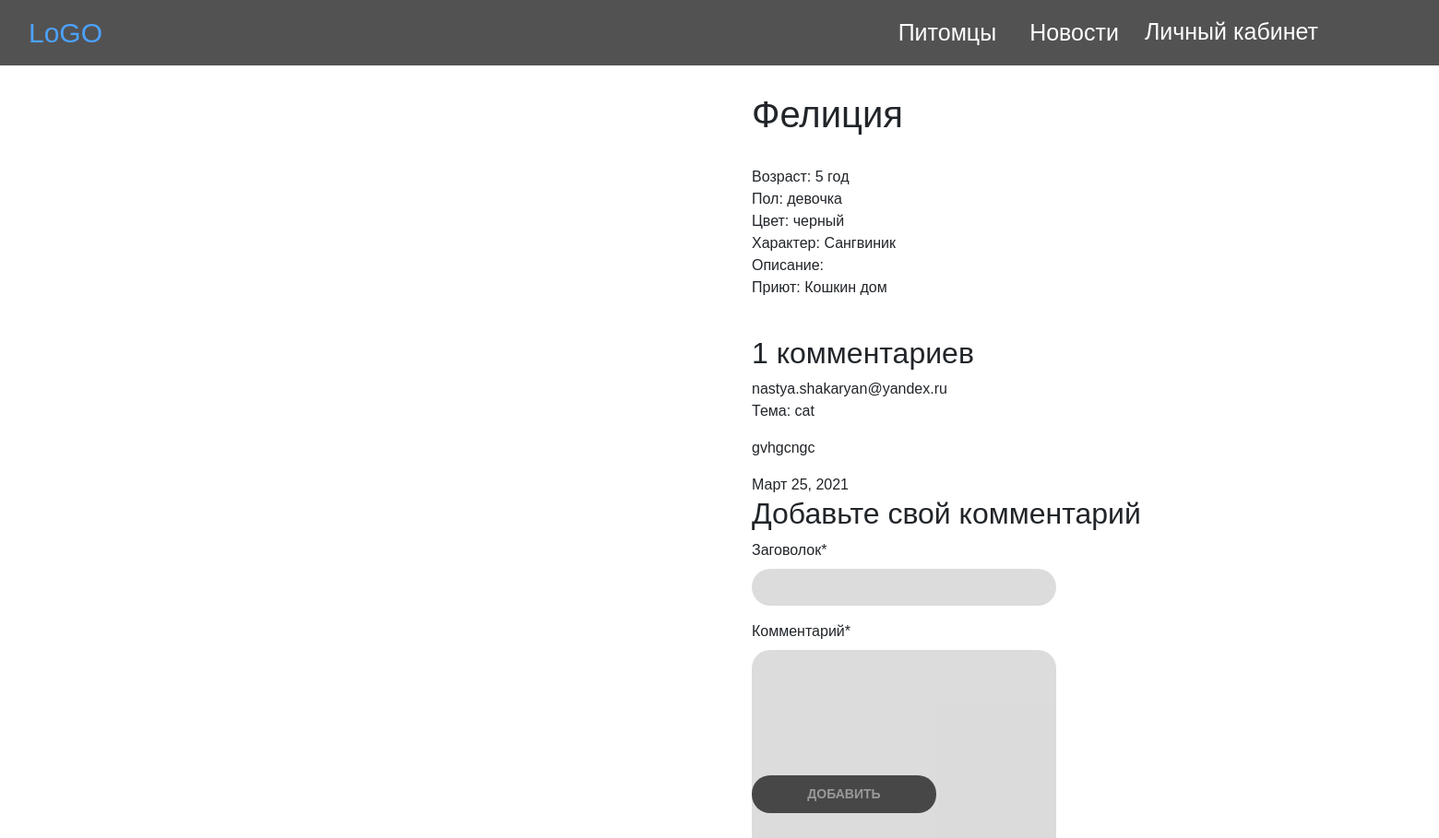
Screenshot of /3/ (signed in) with the database file from the repository.
### Shelter/models.py (models this page shows, shortened)
class Pet(models.Model):
    name = models.CharField(verbose_name="Имя", max_length=200)
    age = models.IntegerField(verbose_name="Возраст")
    SEX_CHOICES = (
        ('male', "мальчик"),
        ('female', "девочка"),
    )
    sex = models.CharField(max_length=10, verbose_name="Пол", choices=SEX_CHOICES)
    TYPE_CHOICES = (
        ('cat', "кошка"),
        ('dog', "собака"),
    )
    type = models.CharField(max_length=10, verbose_name="Тип", choices=TYPE_CHOICES)
    COLOR_CHOICES = (
        ('black', "черный"),
        ('red', "рыжий"),
        ('white', "белый"),
        ('grey', "серый"),
        ('brown', "коричневый"),
        ('striped', "полосатый"),
        ('turtle', "черепаший"),
    )
    color = models.CharField(max_length=11, verbose_name="Цвет", choices=COLOR_CHOICES)
    WOOL_CHOICES = (
        ('bald', "лысый"),
        ('longhaired', "длинношерстный"),
        ('shorthaired', "короткошерстный"),
    )
    wool = models.CharField(max_length=15, verbose_name="Шерсть", choices=WOOL_CHOICES)
    CHARACTER_CHOICES = (
        ('Sanguine', "Сангвиник"),
        ('Melancholic', "Меланхолик"),
        ('Choleric', "Холерик"),
        ('Phlegmatic', "Флегматик"),
    )
    character = models.CharField(max_length=11, verbose_name="Характер", choices=CHARACTER_CHOICES)
    objects = models.Manager()
    description = models.TextField(default='', verbose_name="Описание", blank=True)
    shelter = models.ForeignKey(Shelter, verbose_name="Приют", on_delete=models.CASCADE)
    owner = models.ForeignKey(Profile, on_delete=models.CASCADE, verbose_name="Владелец", blank=True, null=True)

class Shelter(models.Model):
    title = models.CharField(max_length=50)
    address = models.CharField(max_length=200)
    description = models.TextField(default='', blank=True)
    user = models.ForeignKey(Profile, on_delete=models.CASCADE)
    def __str__(self):
        return " ".join([self.title])

class Comment(models.Model):
    title = models.CharField(max_length=200, verbose_name="Заговолок")
    body = models.TextField(verbose_name="Комментарий")
    dateCreate = models.DateField(auto_now_add=True, verbose_name="Дата добавления")
    user = models.ForeignKey(Profile, on_delete=models.CASCADE, verbose_name="Пользователь")
    pet = models.ForeignKey(Pet, on_delete=models.CASCADE, verbose_name="Питомец", related_name='comments')

class Profile(models.Model):
    user = models.OneToOneField(User, on_delete=models.CASCADE)
    first_name = models.CharField(max_length=100, blank=True)
    last_name = models.CharField(max_length=100, blank=True)
    phone_regex = RegexValidator(regex=r'^\+?1?\d{9,15}$',
                                 message="Phone number must be entered in the format: '+999999999'. Up to 15 digits allowed.")
    phoneNum = models.CharField(validators=[phone_regex], max_length=12, blank=True)
    class Type(models.TextChoices):
        MODERATOR = 'Moderator'
        CLIENT = 'Client'
        OWNER = 'Owner'
    type = models.CharField(
        max_length=9,
        choices=Type.choices,
        default='Client'
    )
    SEX_CHOICES = (
        ('male', "мужской"),
        ('female', "женский"),
    )
    sex = models.CharField(max_length=10, verbose_name="пол", choices=SEX_CHOICES,  default='женский')
    def __str__(self):
        return self.user.username

### Shelter/pet_view.py (the view)
# urls.py: path('<int:id>/',pet_view.post_detail, name='post_detail'),
def post_detail(request, id):
    post = Pet.objects.get(id=id)
    comments = post.comments.filter()
    new_comment = None
    if request.method == 'POST':
        comment_form = CommentForm(data=request.POST)
        if request.user.is_authenticated:
            if comment_form.is_valid():
                new_comment = comment_form.save(commit=False)
                new_comment.user = Profile.objects.get(user=request.user)
                new_comment.pet = post
                new_comment.save()
                return JsonResponse({'id': id})
        else:
            return JsonResponse({})
    else:
        comment_form = CommentForm()
        return render(request,
                      'pet_detail_view.html',
                      {'post': post,
                       'comments': comments,
                       'new_comment': new_comment,
                       'comment_form': comment_form})

### Shelter/forms.py
class CommentForm(ModelForm):
    class Meta:
        model = Comment
        fields = ['title', 'body']
        widgets = {
            'body': forms.Textarea(attrs={'class': 'form-comment' }),
        }

### templates/pet_detail_view.html (shortened to what this page needs)
{% extends 'base.html' %}
{% load crispy_forms_filters %}
{% block content %}
    {% include "includes/navbar.html" %}
    <div class="container">
        <h1>{{ post.name }}</h1><br>
        <p class="date">
            Возраст: {{ post.age }} год <br>
            Пол: {{ post.get_sex_display }}<br>
            Цвет: {{ post.get_color_display }}<br>
            Характер: {{ post.get_character_display }}<br>
            Описание: {{ post.description }}<br>
            Приют: {{ post.shelter }}<br>
        </p>
        {{ post.body|linebreaks }}<br>
        {% with comments.count as total_comments %}
            <h2>
                {{ total_comments }} комментариев
            </h2>
        {% endwith %}
        {% for comment in comments %}
            <div class="comment">
                <p class="info">
                    {{ comment.user }}<br>
                    Тема: {{ comment.title }}
                </p>
                {{ comment.body|linebreaks }}
                {{ comment.dateCreate }} <br>
            </div>
        {% empty %}
            <p>Комментариев еще нет</p>
        {% endfor %}
        {% if new_comment %}
            <h2>Ваш комментарий добавлен</h2>
        {% else %}
            <h2>Добавьте свой комментарий</h2>
            <form action="." method="post">
                {{ comment_form.title|as_crispy_field }}
                <div class="form-comment">
                    {{ comment_form.body|as_crispy_field }}
                </div>
                <br><br>
                <p><input type="button" id="btn_add" class="btn" value="Добавить"></p>
            </form>
        {% endif %}
    </div>
{% endblock %}

### static/css/style.css (style rules this page uses)
body { height: 130vh; margin: auto; width: 100%; overflow-x: hidden; font-family:'Laptev_Brush', sans-serif; background: #ffffff; display: flex; flex-direction: column; align-items: center; position: relative; }
.form-control { height: 40px; background: #cdcdcd; border: none; border-radius: 20px; box-shadow: none; padding: 0 20px; font-size: 20px; width: 330px; color: #343333; transition: all 0.3s ease 0s; opacity: 0.7; }
.btn { width: 200px; background: #0a0909; padding: 10px 20px; border: none; font-size: 14px; font-weight: bold; color: #7e7d7d; border-radius: 20px; text-transform: uppercase; margin: 20px 0 30px 0; font-family:'Laptev_Brush', sans-serif; margin-right: 20px; opacity: 0.7; }
.container { margin-top:100px; margin-left: 800px; }
.form-comment { height:100px; width:330px; }

### rows the page displays
Pet: name "Фелиция", age "5", sex "девочка", color "черный", character "Сангвиник", shelter "Кошкин дом"
Comment: user "nastya.shakaryan@yandex.ru", title "cat", body "gvhgcngc", dateCreate "Март 25, 2021"

### other values shown
{{ total_comments }} "1"
{{ comment_form.body|as_crispy_field }} "Комментарий *"
